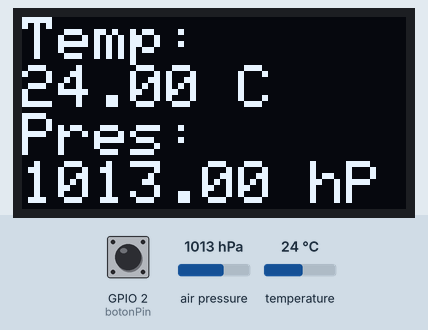
The program below on a simulated ESP32. On the bench: 128×64 one-colour display. The inputs (shaded band) are chosen by the test bench; at power-on: GPIO 2 (botonPin) LOW, air pressure 1013 hPa, temperature 24 °C. WiFi joins after 1.5 s; servers stay silent unless stated; storage starts empty; no MQTT or app messages arrive unless stated; what the program prints to the serial monitor is not drawn.

Above: at 4.2 s.

The program:

main.cpp
```cpp
#include <WiFi.h>
#include <PubSubClient.h>
#include "Display.h"
#include "Sensor.h"
#include "TarjetaSD.h"
#include "Mosquito.h"

const char* ssid = "Iwaiin";
const char* password = "12345678";
const char* mqtt_server = "d20ee00a.ala.us-east-1.emqxsl.com";
const int mqtt_port = 8883;
const char* mqtt_user = "ESP32";
const char* mqtt_password = "12345678";
const char* topic_temperatura = "temperatura";
const char* topic_presion = "presion";
const int botonPin = 2;

WiFiClient espClient;
PubSubClient client(espClient);
Display display;
Sensor sensor;
TarjetaSD tarjetaSD;
Mosquito mosquito;

float temperaturaMaxima, presionMaxima;

void setup() {
  Serial.begin(115200);

  pinMode(botonPin, INPUT_PULLDOWN);

  WiFi.begin(ssid, password);
  while (WiFi.status() != WL_CONNECTED) {
    delay(1000);
    Serial.println("Conectando a WiFi...");
  }
  Serial.println("Conectado a WiFi");

  Serial.println("Inicair cliente MQTT");
  client.setServer(mqtt_server, mqtt_port);
  Serial.println("Conexcion con MQTT realizada");


  display.iniciar();
  Serial.println("Display inicializado");
  tarjetaSD.iniciar();
  Serial.println("Setear Servidor y credenciales MQTT");
  mosquito.setServidor(mqtt_server, mqtt_port);
  mosquito.setCredenciales(mqtt_user, mqtt_password);
  Serial.println("Servidor y credenciales generados");

  Serial.println("Comprobando existencia de archivo");
  if (!tarjetaSD.archivoExiste()) {
    tarjetaSD.crearArchivo();
  }

  sensor.iniciar();
  Serial.println("Sensor iniciado");
  display.limpiar();

  Serial.println("Obteniendo datos maximos");
  tarjetaSD.obtenerMaximos(presionMaxima, temperaturaMaxima);
}

void loop() {
  Serial.println("Loop iniciado");
  if (!client.connected()) {
    mosquito.setServidor(mqtt_server, mqtt_port);
    mosquito.setCredenciales(mqtt_user, mqtt_password);
  }
  client.loop();

  Serial.println("Comprobacion del boton");
  if (digitalRead(botonPin) == HIGH) {
    display.mostrarTemperatura(temperaturaMaxima);
    display.mostrarPresion(presionMaxima);
  } else {
    Serial.println("Leyendo valores del sensor");
    float temperatura = sensor.leerTemperatura();
    float presion = sensor.leerPresion();
    Serial.println("Comparando valores leidos con maximos");
    if(temperatura >= temperaturaMaxima){
      temperaturaMaxima = temperatura;
    }
    if(presion >= presionMaxima){
      presionMaxima = presion;
    }
    Serial.print("Temperatura = ");
    Serial.println(temperatura);
    Serial.print("Presion = ");
    Serial.println(presion);
    display.mostrarTemperatura(temperatura);
    display.mostrarPresion(presion);
    tarjetaSD.abrirArchivo();
    tarjetaSD.escribirRegistro(temperatura, presion);
    tarjetaSD.cerrarArchivo();

    mosquito.conectar();
    mosquito.publicar(topic_temperatura, String(temperatura).c_str());
    mosquito.publicar(topic_presion, String(presion).c_str());
  }
  delay(1000);
}

void reconnect() {
  while (!client.connected()) {
    Serial.println("Conectando a MQTT...");
    if (client.connect("ESP32_Cliente", mqtt_user, mqtt_password)) {
      Serial.println("Conectado a MQTT");
      client.subscribe(topic_temperatura);
      client.subscribe(topic_presion);
    } else {
      Serial.print("Error al conectar a MQTT, estado: ");
      Serial.println(client.state());
      delay(5000);
    }
  }
}
```

Display.cpp
```cpp
#include "Display.h"

void Display::iniciar() {
  display.begin(SSD1306_SWITCHCAPVCC, 0x3C);
  display.clearDisplay();
  display.setTextSize(1);
  display.setTextColor(SSD1306_WHITE);
  display.setCursor(0,0);
  display.println("BMP280 + SSD1306");
  display.display();
  delay(2000);
}

void Display::limpiar() {
  display.clearDisplay();
  display.setTextSize(2);
  display.setTextColor(SSD1306_WHITE);
  display.setCursor(0,0);
}

void Display::mostrarTemperatura(float temperatura) {
  display.println("Temp: ");
  display.print(temperatura);
  display.println(" C");
  display.display();
}

void Display::mostrarPresion(float presion) {
  display.println("Pres: ");
  display.print(presion);
  display.println(" hPa");
  display.display();
}
```

Display.h
```cpp
#ifndef DISPLAY_H
#define DISPLAY_H

#include <Adafruit_GFX.h>
#include <Adafruit_SSD1306.h>

class Display {
public:
  void iniciar();
  void limpiar();
  void mostrarTemperatura(float temperatura);
  void mostrarPresion(float presion);

private:
  Adafruit_SSD1306 display;
};

#endif
```

Mosquito.cpp
```cpp
#include "Mosquito.h"

void Mosquito::setServidor(const char* servidor, int puerto) {
  servidorMQTT = servidor;
  puertoMQTT = puerto;
}

void Mosquito::setCredenciales(const char* usuario, const char* pass) {
  usuarioMQTT = usuario;
  passMQTT = pass;
}

void Mosquito::conectar() {
  clienteMQTT.setClient(clienteWiFi);
  clienteMQTT.setServer(servidorMQTT, puertoMQTT);

  while (!clienteMQTT.connected()) {
    Serial.println("Conectando a MQTT...");
    if (clienteMQTT.connect("ESP32_Cliente", usuarioMQTT, passMQTT)) {
      Serial.println("Conectado a MQTT");
    } else {
      Serial.print("Error al conectar a MQTT, estado: ");
      Serial.println(clienteMQTT.state());
      delay(2000);
    }
  }
}

void Mosquito::reconectar() {
  while (!clienteMQTT.connected()) {
    Serial.println("Conexión perdida. Intentando reconectar...");
    if (clienteMQTT.connect("ESP32_Cliente", usuarioMQTT, passMQTT)) {
      Serial.println("Reconectado a MQTT");
    } else {
      Serial.print("Error al reconectar a MQTT, estado: ");
      Serial.println(clienteMQTT.state());
      delay(2000);
    }
  }
}

void Mosquito::publicar(const char* topic, const char* mensaje) {
  if (!clienteMQTT.connected()) {
    reconectar();
  }

  if (clienteMQTT.publish(topic, mensaje)) {
    Serial.print("Publicado en ");
    Serial.print(topic);
    Serial.print(": ");
    Serial.println(mensaje);
  } else {
    Serial.println("Error al publicar en MQTT");
  }
}

void callback(char* topic, byte* payload, unsigned int length) {
  // Lógica de procesamiento del mensaje recibido
}
```

Mosquito.h
```cpp
#ifndef MOSQUITO_H
#define MOSQUITO_H

#include <WiFiClient.h>
#include <PubSubClient.h>

class Mosquito {
public:
  void setServidor(const char* servidor, int puerto);
  void setCredenciales(const char* usuario, const char* pass);
  void conectar();
  void reconectar();
  void publicar(const char* topic, const char* mensaje);

private:
  WiFiClient clienteWiFi;
  PubSubClient clienteMQTT;
  const char* servidorMQTT;
  int puertoMQTT;
  const char* usuarioMQTT;
  const char* passMQTT;
};

#endif
```

Sensor.cpp
```cpp
#include "Sensor.h"

void Sensor::iniciar() {
  if (!bmp.begin(0x76)) {
    Serial.println("No se pudo encontrar un sensor BMP280 válido, ¡verifica la conexión!");
    while (1);
  }
}

float Sensor::leerTemperatura() {
  return bmp.readTemperature();
}

float Sensor::leerPresion() {
  return bmp.readPressure() / 100.0F;
}
```

Sensor.h
```cpp
#ifndef SENSOR_H
#define SENSOR_H

#include <Adafruit_Sensor.h>
#include <Adafruit_BMP280.h>

class Sensor {
public:
  void iniciar();
  float leerTemperatura();
  float leerPresion();

private:
  Adafruit_BMP280 bmp;
};

#endif
```

TarjetaSD.cpp
```cpp
#include "TarjetaSD.h"

void TarjetaSD::iniciar() {
  if (!SD.begin(5)) {
    Serial.println("Error al montar la tarjeta SD");
    return;
  }
  Serial.println("Tarjeta SD inicializada");
}

bool TarjetaSD::archivoExiste() {
  return SD.exists("/datos.csv");
}

void TarjetaSD::crearArchivo() {
  archivoDatos = SD.open("/datos.csv", FILE_WRITE);
  archivoDatos.close();
  Serial.println("Archivo creado");
}

void TarjetaSD::abrirArchivo() {
  archivoDatos = SD.open("/datos.csv", FILE_WRITE);
}

void TarjetaSD::escribirRegistro(float temperatura, float presion) {
  String registro = "";

  //registro += String(year()) + "-";
  //registro += String(month()) + "-";
  //registro += String(day()) + ";";
  //registro += String(hour()) + ":";
  //registro += String(minute()) + ":";
  //registro += String(second()) + ";";
  registro += String(presion) + ";";
  registro += String(temperatura) + "\n";

  archivoDatos.println(registro);
  archivoDatos.flush();
}

void TarjetaSD::cerrarArchivo() {
  archivoDatos.close();
}

void TarjetaSD::obtenerMaximos(float& presionMaxima, float& temperaturaMaxima) {
  presionMaxima = -1;
  temperaturaMaxima = -100;

  archivoDatos = SD.open("/datos.csv");

  if (archivoDatos) {
    while (archivoDatos.available()) {
      String linea = archivoDatos.readStringUntil('\n');
      int primerSeparador = linea.indexOf(';');
      int segundoSeparador = linea.indexOf(';', primerSeparador + 1);
      float presion = linea.substring(primerSeparador + 1, segundoSeparador).toFloat();
      float temperatura = linea.substring(segundoSeparador + 1).toFloat();

      if (presion > presionMaxima) {
        presionMaxima = presion;
      }

      if (temperatura > temperaturaMaxima) {
        temperaturaMaxima = temperatura;
      }
    }
    archivoDatos.close();
  } else {
    Serial.println("Error al abrir datos.csv");
  }
}
```

TarjetaSD.h
```cpp
#ifndef TARJETASD_H
#define TARJETASD_H

#include <SPI.h>
#include <SD.h>

class TarjetaSD {
public:
  void iniciar();
  bool archivoExiste();
  void crearArchivo();
  void abrirArchivo();
  void escribirRegistro(float temperatura, float presion);
  void cerrarArchivo();
  void obtenerMaximos(float& presionMaxima, float& temperaturaMaxima);

private:
  File archivoDatos;
};

#endif
```
